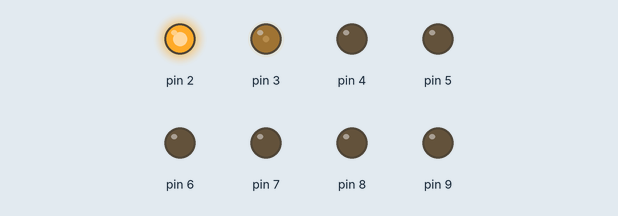
A sketch run on a simulated Arduino Uno, built with avr-gcc and run on an emulated ATmega328P. Parts: output pins drawn as LEDs (lit = HIGH).

Above: at 0.05 s.
At 6.15 s:
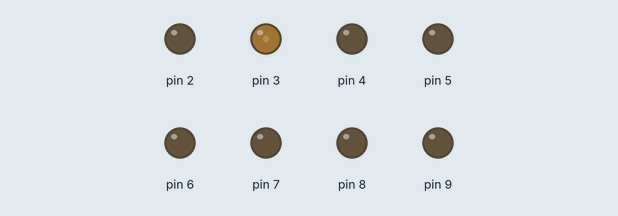
Timing chart, 0 to 7.1 s (numbered marks = the images above):
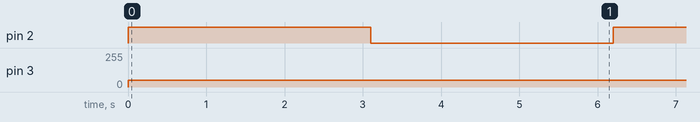

Measured:
- by itself, pin 2: alternates HIGH for 3.1 s and LOW for 3.1 s
- by itself, pin 3: 0/255 → 50/255 at 0.00 s

The sketch:

drawer_testing.ino
```cpp
void setup() {
  // put your setup code here, to run once:
  pinMode(2,OUTPUT);
  pinMode(3,OUTPUT);
  pinMode(4,OUTPUT);
  pinMode(5,OUTPUT);
  pinMode(6,OUTPUT);
  pinMode(7,OUTPUT);
  pinMode(8,OUTPUT);
  pinMode(9,OUTPUT);
}

void loop() {
  // put your main code here, to run repeatedly:
  digitalWrite(2,HIGH);
  analogWrite(3,50);
  delay(3100);
  digitalWrite(2,LOW);
  analogWrite(3,50);
  delay(3100);
}
```
